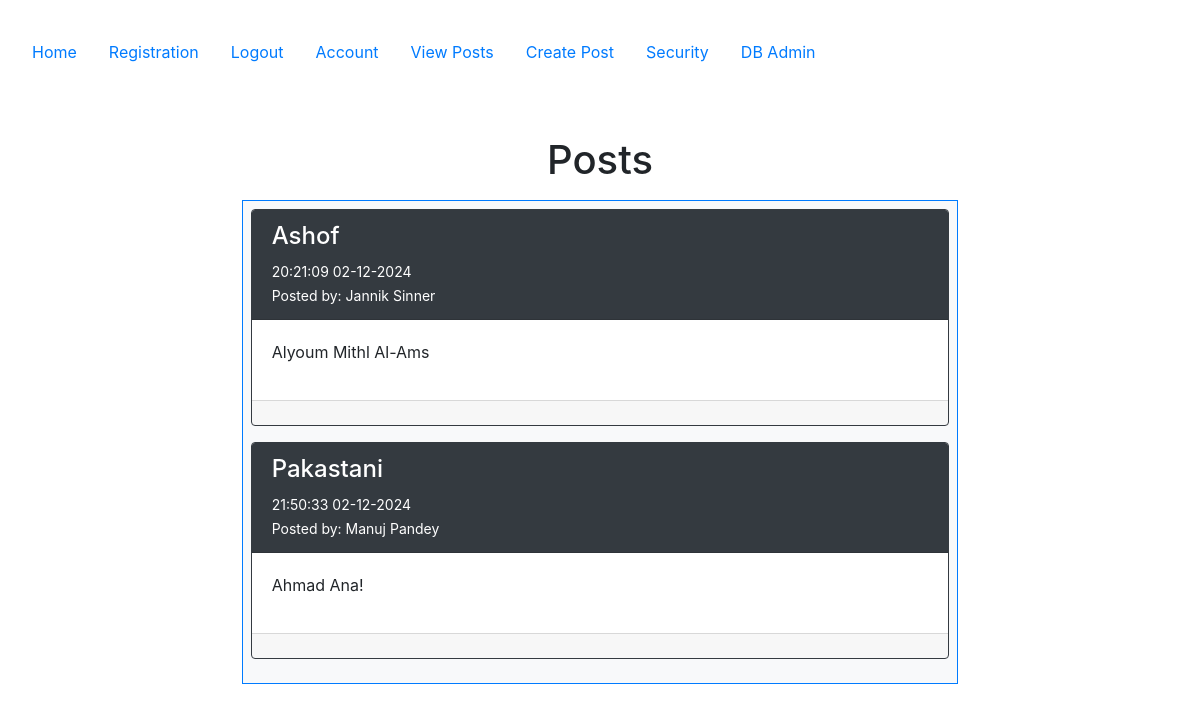
Screenshot of /posts (signed in) with the database file from the repository.
### config.py (models this page shows, shortened)
class Post(db.Model):
   __tablename__ = 'posts'
   id = db.Column(db.Integer, primary_key=True)
   userid = db.Column(db.Integer, db.ForeignKey('users.id'))
   created = db.Column(db.DateTime, nullable=False, default=datetime.utcnow)
   title_encrypted = db.Column(db.LargeBinary, nullable=False)
   body_encrypted = db.Column(db.LargeBinary, nullable=False)
   user = db.relationship("User", back_populates="posts")
   @staticmethod
   def derive_key(salt):
       return base64.urlsafe_b64encode(salt.encode('utf-8').ljust(32)[:32])
   @staticmethod
   def decrypt(data, key):
       fernet = Fernet(key)
       return fernet.decrypt(data).decode('utf-8')

class User(db.Model, UserMixin):
    __tablename__ = 'users'
    id = db.Column(db.Integer, primary_key=True)
    email = db.Column(db.String(100), nullable=False, unique=True)
    password = db.Column(db.String(128), nullable=False)
    firstname = db.Column(db.String(100), nullable=False)
    lastname = db.Column(db.String(100), nullable=False)
    phone = db.Column(db.String(100), nullable=False)
    mfa_key = db.Column(db.String(32), nullable=False, default='')  # Store MFA key
    salt = db.Column(db.String(44), nullable=False,default=lambda: base64.urlsafe_b64encode(os.urandom(32)).decode('utf-8'))
    mfa_enabled = db.Column(db.Boolean, nullable=False, default=False)  # Track if MFA is enabled
    role = db.Column(db.String(50), nullable=False, default='end_user')
    posts = db.relationship("Post", order_by=Post.id, back_populates="user")
    log = db.relationship("Log", uselist=False, back_populates="user")
    is_deleted = db.Column(db.Boolean, nullable=False, default=False)

### posts/views.py (the view)
@posts_bp.route('/posts')
@login_required
def posts():
    if current_user.role in ['db_admin', 'sec_admin']:
        abort(403)
    all_posts = Post.query.order_by(desc('id')).all()
    decrypted_posts = []
    for post in all_posts:
        try:
            encryption_key = Post.derive_key(post.user.salt)
            decrypted_post = {
                "id": post.id,
                "title": Post.decrypt(post.title_encrypted, encryption_key),
                "body": Post.decrypt(post.body_encrypted, encryption_key),
                "created": post.created,
                "user": post.user,
            }
            decrypted_posts.append(decrypted_post)
        except Exception as e:
            print(f"Decryption failed for Post ID {post.id}: {str(e)}")
            flash(f"Unable to decrypt Post ID {post.id}.", "danger")
    return render_template('posts/posts.html', posts=decrypted_posts)

### app.py (called while the page is built, shortened)
@login_manager.user_loader
def load_user(user_id):
    return User.query.get(int(user_id))

@app.before_request
def restrict_access_and_waf_function_name():
    excluded_routes = ['firewall_error', 'static']
    if request.endpoint in excluded_routes:
        return  # Skip the check for these routes
    path = request.path
    query = request.query_string.decode("utf-8")
    combined_request_data = f"{path} {query}"
    print(f"Combined Request Data: {combined_request_data}")
    for attack_type, pattern in waf_rules.items():
        if pattern.search(combined_request_data):
            print(f"Detected Attack Type: {attack_type} | Data: {combined_request_data}")
            flash(f"Attack detected: {attack_type}", "danger")
            return redirect(url_for('firewall_error', attack_type=attack_type))

### templates/posts/posts.html (shortened to what this page needs)
{% extends "base.html" %}
{% block content %}
    <div class="container">
        <h1>Posts</h1>
        <div class="p-2 row">
            <div class="col-2"></div>
            <div class="col-8">
                <div class="p-2 bg-light border border-primary" style="text-align: left">
                    {% for post in posts %}
                        <div class="card border border-dark mb-3">
                            <div class="card-header bg-dark text-white">
                                <h4>{{ post.title }}</h4>
                                <small>{{ post.created.strftime('%H:%M:%S %d-%m-%Y') }}</small>
                                <br>
                                <small>
                                    Posted by: {{ post.user.firstname }} {{ post.user.lastname }}
                                </small>
                            </div>
                            <div class="card-body">
                                <p>{{ post.body }}</p>
                            </div>
                            <div class="card-footer">
                            </div>
                        </div>
                    {% else %}
                        <div class="alert alert-warning text-center">
                            <strong>No posts available. Be the first to create one!</strong>
                        </div>
                    {% endfor %}
                </div>
            </div>
            <div class="col-2"></div>
        </div>
    </div>
{% endblock %}

### templates/base.html (shortened to what this page needs)
<!DOCTYPE html>
<html lang="en">
<head>
    <link rel="stylesheet" href="https://cdn.jsdelivr.net/npm/bootstrap@4.6.2/dist/css/bootstrap.min.css">
</head>
<body>
<section class="container-fluid p-3 my-3">
    <nav class="nav nav-pills flex-column flex-sm-row">
        <a class="nav-item nav-link" href="{{ url_for('index') }}">Home</a>
        <a class="nav-item nav-link" href="{{ url_for('accounts.registration') }}">Registration</a>
        {% if current_user.is_authenticated %}
            <a class="nav-item nav-link" href="{{ url_for('accounts.logout') }}">Logout</a>
        {% else %}
            <a class="nav-item nav-link" href="{{ url_for('accounts.login') }}">Login</a>
        {% endif %}
        <a class="nav-item nav-link" href="{{ url_for('accounts.account') }}">Account</a>
        <a class="nav-item nav-link" href="{{ url_for('posts.posts') }}">View Posts</a>
        <a class="nav-item nav-link" href="{{ url_for('posts.create') }}">Create Post</a>
        <a class="nav-item nav-link" href="{{ url_for('security.security') }}">Security</a>
        <a class="nav-item nav-link" href="{{ url_for('admin.index', _scheme='https', _external=True) }}">DB Admin</a>
    </nav>
    <div class="container-fluid p-3 my-5 text-center">
        {% block content %}{% endblock %}
    </div>
</section>
</body>
</html>

### rows the page displays
Post: created "20:21:09 02-12-2024"
User: user.firstname "Jannik", user.lastname "Sinner"
Post: created "21:50:33 02-12-2024"
User: user.firstname "Manuj", user.lastname "Pandey"

### other values shown
{{ post.title }} "Ashof" "Pakastani"
{{ post.body }} "Alyoum Mithl Al-Ams" "Ahmad Ana!"
